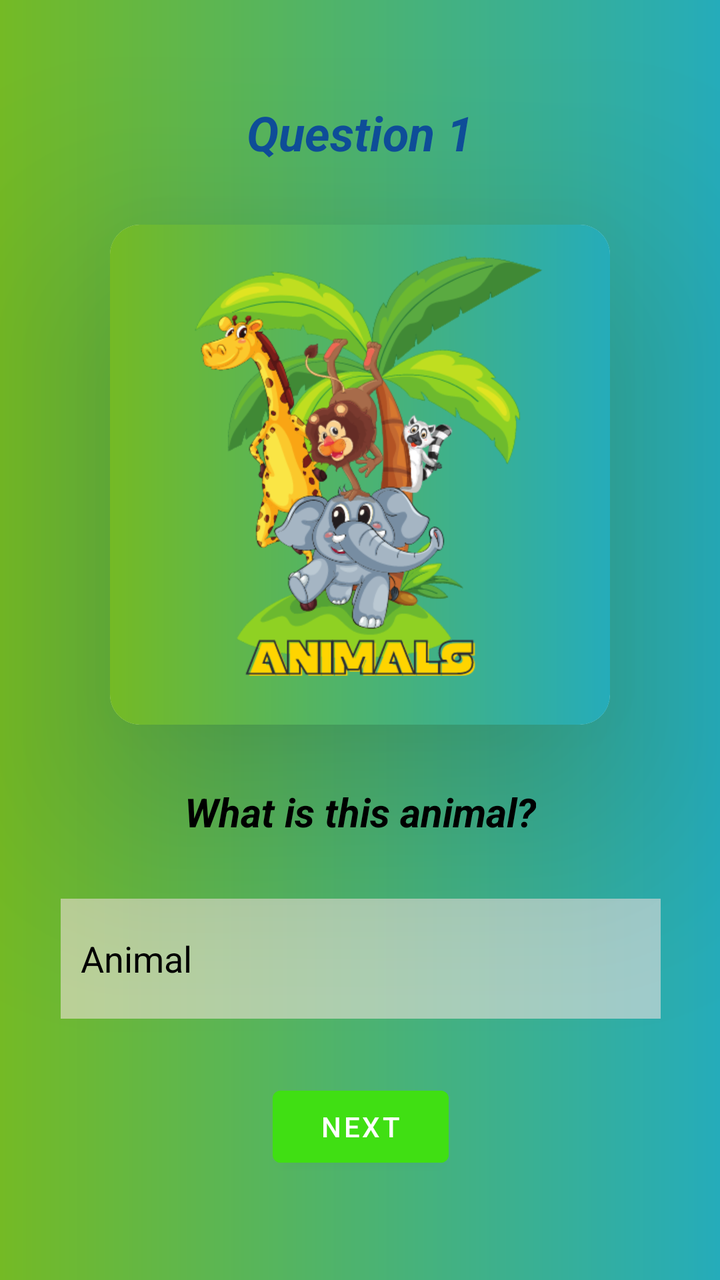
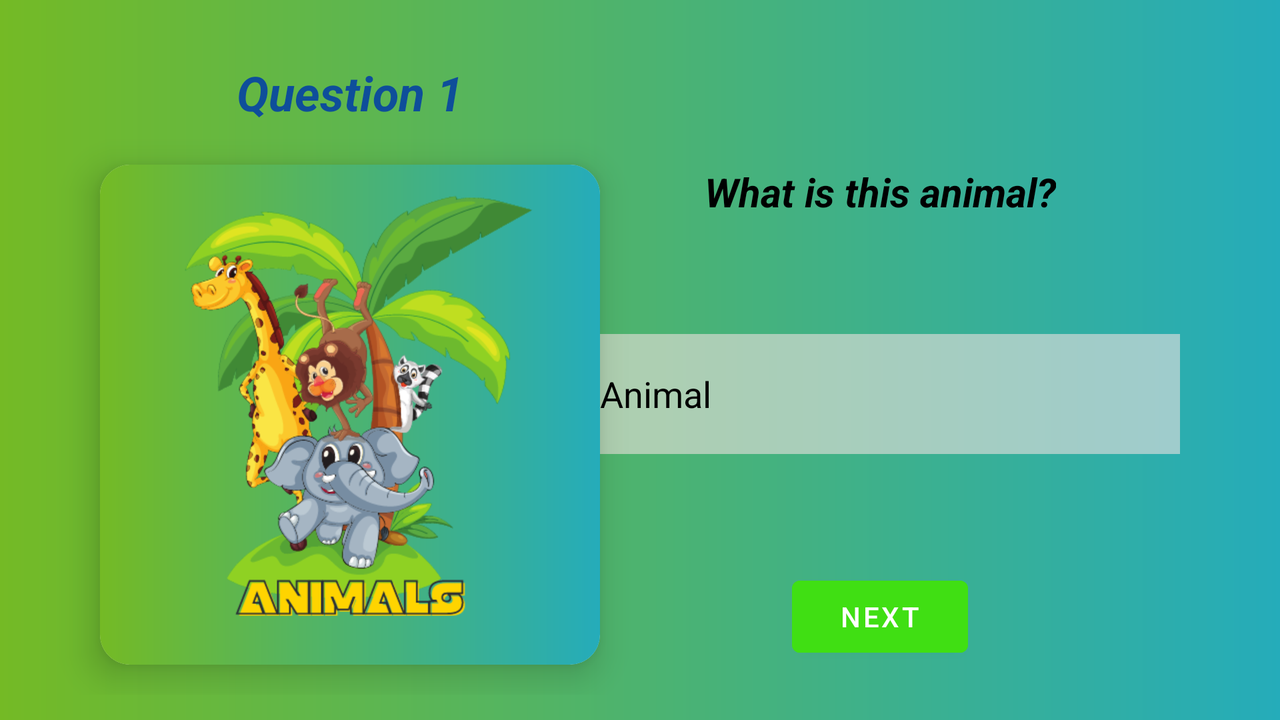

Compare how this app lays out the same screen by default and in its alternative resource folder. The renders come first, then the two layout files and the values they reference.
<!-- AndroidManifest.xml: application theme Theme.QuizzesForKids3 -->
<!-- res/layout/activity_first_animals_question.xml -->
<?xml version="1.0" encoding="utf-8"?>
<ScrollView xmlns:android="http://schemas.android.com/apk/res/android"
    xmlns:app="http://schemas.android.com/apk/res-auto"
    xmlns:tools="http://schemas.android.com/tools"
    android:layout_width="match_parent"
    android:layout_height="match_parent"
    android:background="@drawable/background_3">

    <androidx.constraintlayout.widget.ConstraintLayout
        android:layout_width="match_parent"
        android:layout_height="wrap_content"
        android:background="@drawable/background_3"
        tools:context=".FirstAnimalsQuestionActivity">

        <TextView
            android:id="@+id/textView"
            android:layout_width="wrap_content"
            android:layout_height="wrap_content"
            android:layout_marginTop="30dp"
            android:text="What is this animal?"
            android:textColor="#000000"
            android:textColorHint="#000000"
            android:textSize="20sp"
            android:textStyle="bold|italic"
            app:layout_constraintEnd_toEndOf="@+id/cardView"
            app:layout_constraintStart_toStartOf="@+id/cardView"
            app:layout_constraintTop_toBottomOf="@+id/cardView" />

        <EditText
            android:id="@+id/animalInput1"
            android:layout_width="300dp"
            android:layout_height="60dp"
            android:layout_marginTop="30dp"
            android:background="#90ffffff"
            android:backgroundTint="#F8E4E4"
            android:ems="10"
            android:hint="Animal"
            android:inputType="textPersonName"
            android:paddingStart="10dp"
            android:textColorHint="#000000"
            app:layout_constraintEnd_toEndOf="@+id/textView"
            app:layout_constraintStart_toStartOf="@+id/textView"
            app:layout_constraintTop_toBottomOf="@+id/textView" />

        <Button
            android:id="@+id/nextButton1"
            android:layout_width="wrap_content"
            android:layout_height="wrap_content"
            android:layout_marginTop="30dp"
            android:layout_marginBottom="15dp"
            android:backgroundTint="#40DF13"
            android:text="Next"
            app:layout_constraintBottom_toBottomOf="parent"
            app:layout_constraintEnd_toEndOf="@+id/animalInput1"
            app:layout_constraintStart_toStartOf="@+id/animalInput1"
            app:layout_constraintTop_toBottomOf="@+id/animalInput1" />

        <androidx.cardview.widget.CardView
            android:id="@+id/cardView"
            android:layout_width="250dp"
            android:layout_height="250dp"
            android:layout_marginTop="30dp"
            app:cardCornerRadius="15dp"
            app:cardElevation="60dp"
            app:layout_constraintEnd_toEndOf="parent"
            app:layout_constraintStart_toStartOf="parent"
            app:layout_constraintTop_toBottomOf="@+id/textView2">

            <LinearLayout
                android:layout_width="250dp"
                android:layout_height="250dp"
                android:layout_gravity="center_vertical|center_horizontal"
                android:background="@drawable/background_3"
                android:gravity="center"
                android:orientation="vertical">

                <ImageView
                    android:id="@+id/animalImage1"
                    android:layout_width="250dp"
                    android:layout_height="250dp"
                    app:srcCompat="@drawable/animals" />
            </LinearLayout>
        </androidx.cardview.widget.CardView>

        <TextView
            android:id="@+id/textView2"
            android:layout_width="wrap_content"
            android:layout_height="wrap_content"
            android:layout_marginTop="50dp"
            android:text="Question 1"
            android:textColor="#0E4E9A"
            android:textSize="24sp"
            android:textStyle="bold|italic"
            app:layout_constraintEnd_toEndOf="parent"
            app:layout_constraintStart_toStartOf="parent"
            app:layout_constraintTop_toTopOf="parent" />

    </androidx.constraintlayout.widget.ConstraintLayout>
</ScrollView>
<!-- resources referenced by this layout -->
<resources>
  <!-- drawable animals: png bitmap (drawable, 107412 bytes) -->
  <!-- drawable background_3 (drawable) -->
  <?xml version="1.0" encoding="utf-8"?>
  <shape xmlns:android="http://schemas.android.com/apk/res/android">
      <gradient
          android:startColor="#74BA25"
          android:angle="0"
          android:endColor="#25ACBA" />
  </shape>
  <style name="Theme.QuizzesForKids3" parent="Theme.MaterialComponents.DayNight.DarkActionBar">
          
          <item name="colorPrimary">@color/purple_500</item>
          <item name="colorPrimaryVariant">@color/purple_700</item>
          <item name="colorOnPrimary">@color/white</item>
          
          <item name="colorSecondary">@color/teal_200</item>
          <item name="colorSecondaryVariant">@color/teal_700</item>
          <item name="colorOnSecondary">@color/black</item>
          
          <item name="android:statusBarColor">?attr/colorPrimaryVariant</item>
          
      </style>
</resources>
<!-- res/layout-land/activity_first_animals_question.xml (the repository's variant of the layout above) -->
<!-- drawn on the phone turned sideways -->
<?xml version="1.0" encoding="utf-8"?>
<ScrollView xmlns:android="http://schemas.android.com/apk/res/android"
    xmlns:app="http://schemas.android.com/apk/res-auto"
    xmlns:tools="http://schemas.android.com/tools"
    android:layout_width="match_parent"
    android:layout_height="match_parent"
    android:background="@drawable/background_3">

    <androidx.constraintlayout.widget.ConstraintLayout
        android:layout_width="match_parent"
        android:layout_height="wrap_content"
        android:background="@drawable/background_3"
        tools:context=".FirstAnimalsQuestionActivity">

        <TextView
            android:id="@+id/textView"
            android:layout_width="wrap_content"
            android:layout_height="wrap_content"
            android:text="What is this animal?"
            android:textColor="#000000"
            android:textColorHint="#000000"
            android:textSize="20sp"
            android:textStyle="bold|italic"
            app:layout_constraintEnd_toEndOf="@+id/animalInput1"
            app:layout_constraintStart_toStartOf="@+id/animalInput1"
            app:layout_constraintTop_toTopOf="@+id/cardView2" />

        <EditText
            android:id="@+id/animalInput1"
            android:layout_width="300dp"
            android:layout_height="60dp"
            android:layout_marginTop="30dp"
            android:layout_marginEnd="50dp"
            android:layout_marginBottom="30dp"
            android:background="#90ffffff"
            android:backgroundTint="#F8E4E4"
            android:ems="10"
            android:hint="Animal"
            android:inputType="textPersonName"
            android:paddingStart="10dp"
            android:textColorHint="#000000"
            app:layout_constraintBottom_toTopOf="@+id/nextButton1"
            app:layout_constraintEnd_toEndOf="parent"
            app:layout_constraintTop_toBottomOf="@+id/textView" />

        <Button
            android:id="@+id/nextButton1"
            android:layout_width="wrap_content"
            android:layout_height="wrap_content"
            android:backgroundTint="#40DF13"
            android:text="Next"
            app:layout_constraintBottom_toBottomOf="@+id/cardView2"
            app:layout_constraintEnd_toEndOf="@+id/animalInput1"
            app:layout_constraintStart_toStartOf="@+id/animalInput1" />

        <androidx.cardview.widget.CardView
            android:id="@+id/cardView2"
            android:layout_width="250dp"
            android:layout_height="250dp"
            android:layout_marginStart="50dp"
            android:layout_marginTop="20dp"
            android:layout_marginBottom="15dp"
            app:cardCornerRadius="15dp"
            app:cardElevation="10dp"
            app:layout_constraintBottom_toBottomOf="parent"
            app:layout_constraintStart_toStartOf="parent"
            app:layout_constraintTop_toBottomOf="@+id/textView2">

            <LinearLayout
                android:layout_width="250dp"
                android:layout_height="250dp"
                android:layout_gravity="center_vertical|center_horizontal"
                android:background="@drawable/background_3"
                android:gravity="center"
                android:orientation="vertical">

                <ImageView
                    android:id="@+id/animalImage1"
                    android:layout_width="250dp"
                    android:layout_height="250dp"
                    app:srcCompat="@drawable/animals" />
            </LinearLayout>
        </androidx.cardview.widget.CardView>

        <TextView
            android:id="@+id/textView2"
            android:layout_width="wrap_content"
            android:layout_height="wrap_content"
            android:layout_marginTop="30dp"
            android:text="Question 1"
            android:textColor="#0E4E9A"
            android:textSize="24sp"
            android:textStyle="bold|italic"
            app:layout_constraintEnd_toEndOf="@+id/cardView2"
            app:layout_constraintStart_toStartOf="@+id/cardView2"
            app:layout_constraintTop_toTopOf="parent" />
    </androidx.constraintlayout.widget.ConstraintLayout>
</ScrollView>
